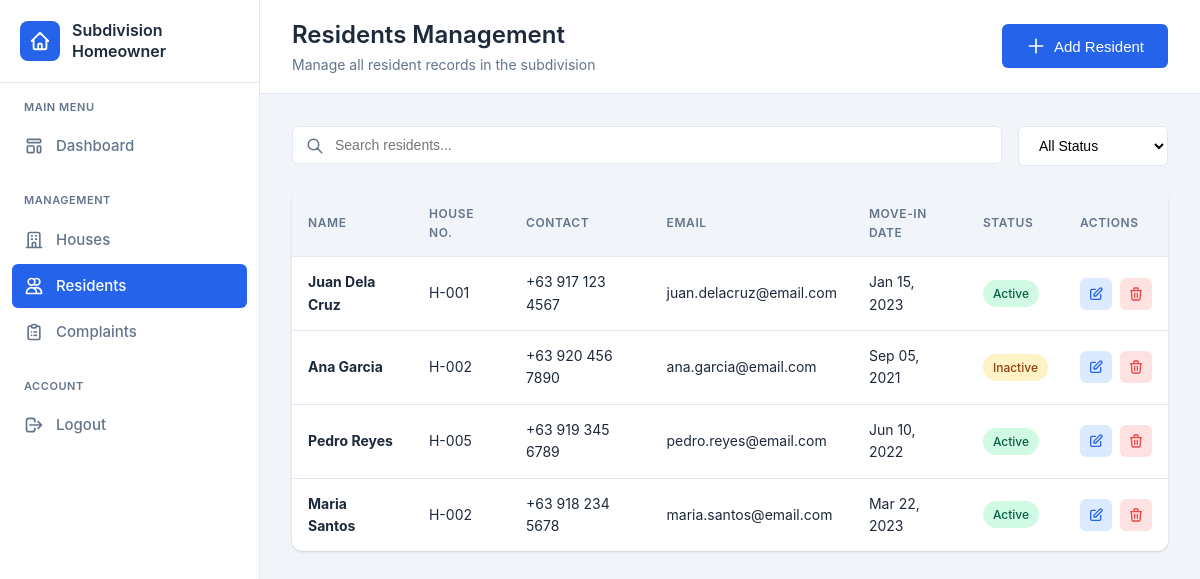
/php/residents.php (signed in), run on the app's committed database.
### tables this page shows
CREATE TABLE residents (
    id INT PRIMARY KEY AUTO_INCREMENT,
    house_id INT,
    first_name VARCHAR(50) NOT NULL,
    last_name VARCHAR(50) NOT NULL,
    contact_number VARCHAR(20),
    email VARCHAR(100),
    move_in_date DATE,
    status ENUM('active', 'inactive') DEFAULT 'active',
    created_at TIMESTAMP DEFAULT CURRENT_TIMESTAMP,
    updated_at TIMESTAMP DEFAULT CURRENT_TIMESTAMP ON UPDATE CURRENT_TIMESTAMP,
    FOREIGN KEY (house_id) REFERENCES houses(id) ON DELETE SET NULL
);

CREATE TABLE houses (
    id INT PRIMARY KEY AUTO_INCREMENT,
    house_number VARCHAR(20) UNIQUE NOT NULL,
    block VARCHAR(10) NOT NULL,
    street VARCHAR(100) NOT NULL,
    house_type ENUM('single', 'duplex', 'townhouse') NOT NULL,
    area_sqm DECIMAL(10,2) NOT NULL,
    status ENUM('occupied', 'vacant', 'maintenance') DEFAULT 'vacant',
    created_at TIMESTAMP DEFAULT CURRENT_TIMESTAMP,
    updated_at TIMESTAMP DEFAULT CURRENT_TIMESTAMP ON UPDATE CURRENT_TIMESTAMP
);

### php/residents.php (the view, shortened to what this page needs)
<?php
$pdo = getConnection();
$residents = $pdo->query("
    SELECT r.*, h.house_number, h.block
    FROM residents r
    LEFT JOIN houses h ON r.house_id = h.id
    ORDER BY r.last_name, r.first_name
")->fetchAll();
?>
<!DOCTYPE html>
<html lang="en">
<head>
    <link rel="stylesheet" href="../css/style.css">
</head>
<body>
    <div class="dashboard">
        <?php include 'includes/sidebar.php'; ?>
        <main class="main-content">
            <header class="header">
                <div class="header-title">
                    <h1>Residents Management</h1>
                    <p>Manage all resident records in the subdivision</p>
                </div>
                <div class="header-actions">
                    <button class="btn btn-primary" data-modal-open="addResidentModal">
                        <svg width="20" height="20" fill="none" stroke="currentColor" viewBox="0 0 24 24">
                            <path stroke-linecap="round" stroke-linejoin="round" stroke-width="2" d="M12 4v16m8-8H4"></path>
                        </svg>
                        Add Resident
                    </button>
                </div>
            </header>
            <div class="page-content">
                <div class="toolbar">
                    <div class="search-box">
                        <svg fill="none" stroke="currentColor" viewBox="0 0 24 24">
                            <path stroke-linecap="round" stroke-linejoin="round" stroke-width="2" d="M21 21l-6-6m2-5a7 7 0 11-14 0 7 7 0 0114 0z"></path>
                        </svg>
                        <input type="text" placeholder="Search residents...">
                    </div>
                    <select class="filter-select">
                        <option value="">All Status</option>
                    </select>
                </div>
                <div class="card">
                    <div class="card-body" style="padding: 0;">
                        <div class="table-container">
                            <table class="data-table">
                                <thead>
                                    <tr>
                                        <th>Name</th>
                                        <th>House No.</th>
                                        <th>Contact</th>
                                        <th>Email</th>
                                        <th>Move-in Date</th>
                                        <th>Status</th>
                                        <th>Actions</th>
                                    </tr>
                                </thead>
                                <tbody>
                                    <?php foreach ($residents as $resident): ?>
                                    <tr>
                                        <td><strong><?php echo htmlspecialchars($resident['first_name'] . ' ' . $resident['last_name']); ?></strong></td>
                                        <td><?php echo htmlspecialchars($resident['house_number'] ?? 'N/A'); ?></td>
                                        <td><?php echo htmlspecialchars($resident['contact_number']); ?></td>
                                        <td><?php echo htmlspecialchars($resident['email']); ?></td>
                                        <td><?php echo $resident['move_in_date'] ? date('M d, Y', strtotime($resident['move_in_date'])) : 'N/A'; ?></td>
                                        <td>
                                            <span class="badge badge-<?php echo $resident['status'] == 'active' ? 'success' : 'warning'; ?>">
                                                <?php echo ucfirst($resident['status']); ?>
                                            </span>
                                        </td>
                                        <td>
                                            <div class="action-buttons">
                                                <button class="btn-icon edit" title="Edit"
                                                    onclick="openEditResidentModal(<?php echo htmlspecialchars(json_encode($resident)); ?>)">
                                                    <svg fill="none" stroke="currentColor" viewBox="0 0 24 24">
                                                        <path stroke-linecap="round" stroke-linejoin="round" stroke-width="2" d="M11 5H6a2 2 0 00-2 2v11a2 2 0 002 2h11a2 2 0 002-2v-5m-1.414-9.414a2 2 0 112.828 2.828L11.828 15H9v-2.828l8.586-8.586z"></path>
                                                    </svg>
                                                </button>
                                                <form action="delete_resident.php" method="POST" style="display: inline;">
                                                    <button type="submit" class="btn-icon delete delete-btn" title="Delete">
                                                        <svg fill="none" stroke="currentColor" viewBox="0 0 24 24">
                                                            <path stroke-linecap="round" stroke-linejoin="round" stroke-width="2" d="M19 7l-.867 12.142A2 2 0 0116.138 21H7.862a2 2 0 01-1.995-1.858L5 7m5 4v6m4-6v6m1-10V4a1 1 0 00-1-1h-4a1 1 0 00-1 1v3M4 7h16"></path>
                                                        </svg>
                                                    </button>
                                                </form>
                                            </div>
                                        </td>
                                    </tr>
                                    <?php endforeach; ?>
                                </tbody>
                            </table>
                        </div>
                    </div>
                </div>
            </div>
        </main>
    </div>
</body>
</html>

### css/style.css (style rules this page uses)
:root { --primary: #2563EB; --primary-dark: #1D4ED8; --primary-light: #3B82F6; --secondary: #64748B; --background: #F1F5F9; --card-bg: #FFFFFF; --text-dark: #1E293B; --text-muted: #64748B; --border: #E2E8F0; --success: #10B981; --warning: #F59E0B; --danger: #EF4444; --info: #06B6D4; --shadow: 0 1px 3px rgba(0, 0, 0, 0.1), 0 1px 2px rgba(0, 0, 0, 0.06); --shadow-md: 0 4px 6px -1px rgba(0, 0, 0, 0.1), 0 2px 4px -1px rgba(0, 0, 0, 0.06); --radius: 10px; --radius-sm: 6px; }
* { margin: 0; padding: 0; box-sizing: border-box; }
body { font-family: 'Inter', -apple-system, BlinkMacSystemFont, 'Segoe UI', Roboto, sans-serif; background-color: var(--background); color: var(--text-dark); line-height: 1.6; }
.btn { display: inline-flex; align-items: center; justify-content: center; gap: 8px; padding: 12px 24px; font-size: 0.9375rem; font-weight: 500; border: none; border-radius: var(--radius-sm); cursor: pointer; transition: all 0.2s; }
.btn-primary { background: var(--primary); color: white; width: 100%; }
.dashboard { display: flex; min-height: 100vh; }
.main-content { flex: 1; margin-left: 260px; min-height: 100vh; }
.header { background: var(--card-bg); border-bottom: 1px solid var(--border); padding: 16px 32px; display: flex; align-items: center; justify-content: space-between; position: sticky; top: 0; z-index: 50; }
.header-title h1 { font-size: 1.5rem; font-weight: 600; color: var(--text-dark); }
.header-title p { font-size: 0.875rem; color: var(--text-muted); }
.header-actions { display: flex; align-items: center; gap: 16px; }
.page-content { padding: 32px; }
.card { background: var(--card-bg); border-radius: var(--radius); box-shadow: var(--shadow); margin-bottom: 24px; }
.card-body { padding: 24px; }
.table-container { overflow-x: auto; }
.data-table { width: 100%; border-collapse: collapse; }
.data-table th, .data-table td { padding: 14px 16px; text-align: left; border-bottom: 1px solid var(--border); }
.data-table th { font-size: 0.75rem; font-weight: 600; text-transform: uppercase; letter-spacing: 0.05em; color: var(--text-muted); background: var(--background); }
.data-table td { font-size: 0.875rem; color: var(--text-dark); }
.data-table tbody tr:last-child td { border-bottom: none; }
.badge { display: inline-flex; align-items: center; padding: 4px 10px; font-size: 0.75rem; font-weight: 500; border-radius: 9999px; }
.badge-success { background: #D1FAE5; color: #065F46; }
.badge-warning { background: #FEF3C7; color: #92400E; }
.action-buttons { display: flex; gap: 8px; }
.btn-icon { width: 32px; height: 32px; padding: 0; display: inline-flex; align-items: center; justify-content: center; border-radius: var(--radius-sm); border: none; cursor: pointer; transition: all 0.2s; }
.btn-icon svg { width: 16px; height: 16px; }
.btn-icon.edit { background: #DBEAFE; color: var(--primary); }
.btn-icon.delete { background: #FEE2E2; color: var(--danger); }
.toolbar { display: flex; gap: 16px; margin-bottom: 24px; flex-wrap: wrap; }
.search-box { flex: 1; min-width: 250px; position: relative; }
.search-box input { width: 100%; padding: 10px 16px 10px 42px; border: 1px solid var(--border); border-radius: var(--radius-sm); font-size: 0.875rem; background: var(--card-bg); }
.search-box svg { position: absolute; left: 14px; top: 50%; transform: translateY(-50%); width: 18px; height: 18px; color: var(--text-muted); }
.filter-select { padding: 10px 16px; border: 1px solid var(--border); border-radius: var(--radius-sm); font-size: 0.875rem; background: var(--card-bg); min-width: 150px; }

### data on the page
residents: first_name+last_name "Juan Dela Cruz", house.house_number "H-001", contact_number "+63 917 123 4567", email "juan.delacruz@email.com", move_in_date "Jan 15, 2023", status "Active"
residents: first_name+last_name "Ana Garcia", house.house_number "H-002", contact_number "+63 920 456 7890", email "ana.garcia@email.com", move_in_date "Sep 05, 2021", status "Inactive"
residents: first_name+last_name "Pedro Reyes", house.house_number "H-005", contact_number "+63 919 345 6789", email "pedro.reyes@email.com", move_in_date "Jun 10, 2022", status "Active"
residents: first_name+last_name "Maria Santos", house.house_number "H-002", contact_number "+63 918 234 5678", email "maria.santos@email.com", move_in_date "Mar 22, 2023", status "Active"
